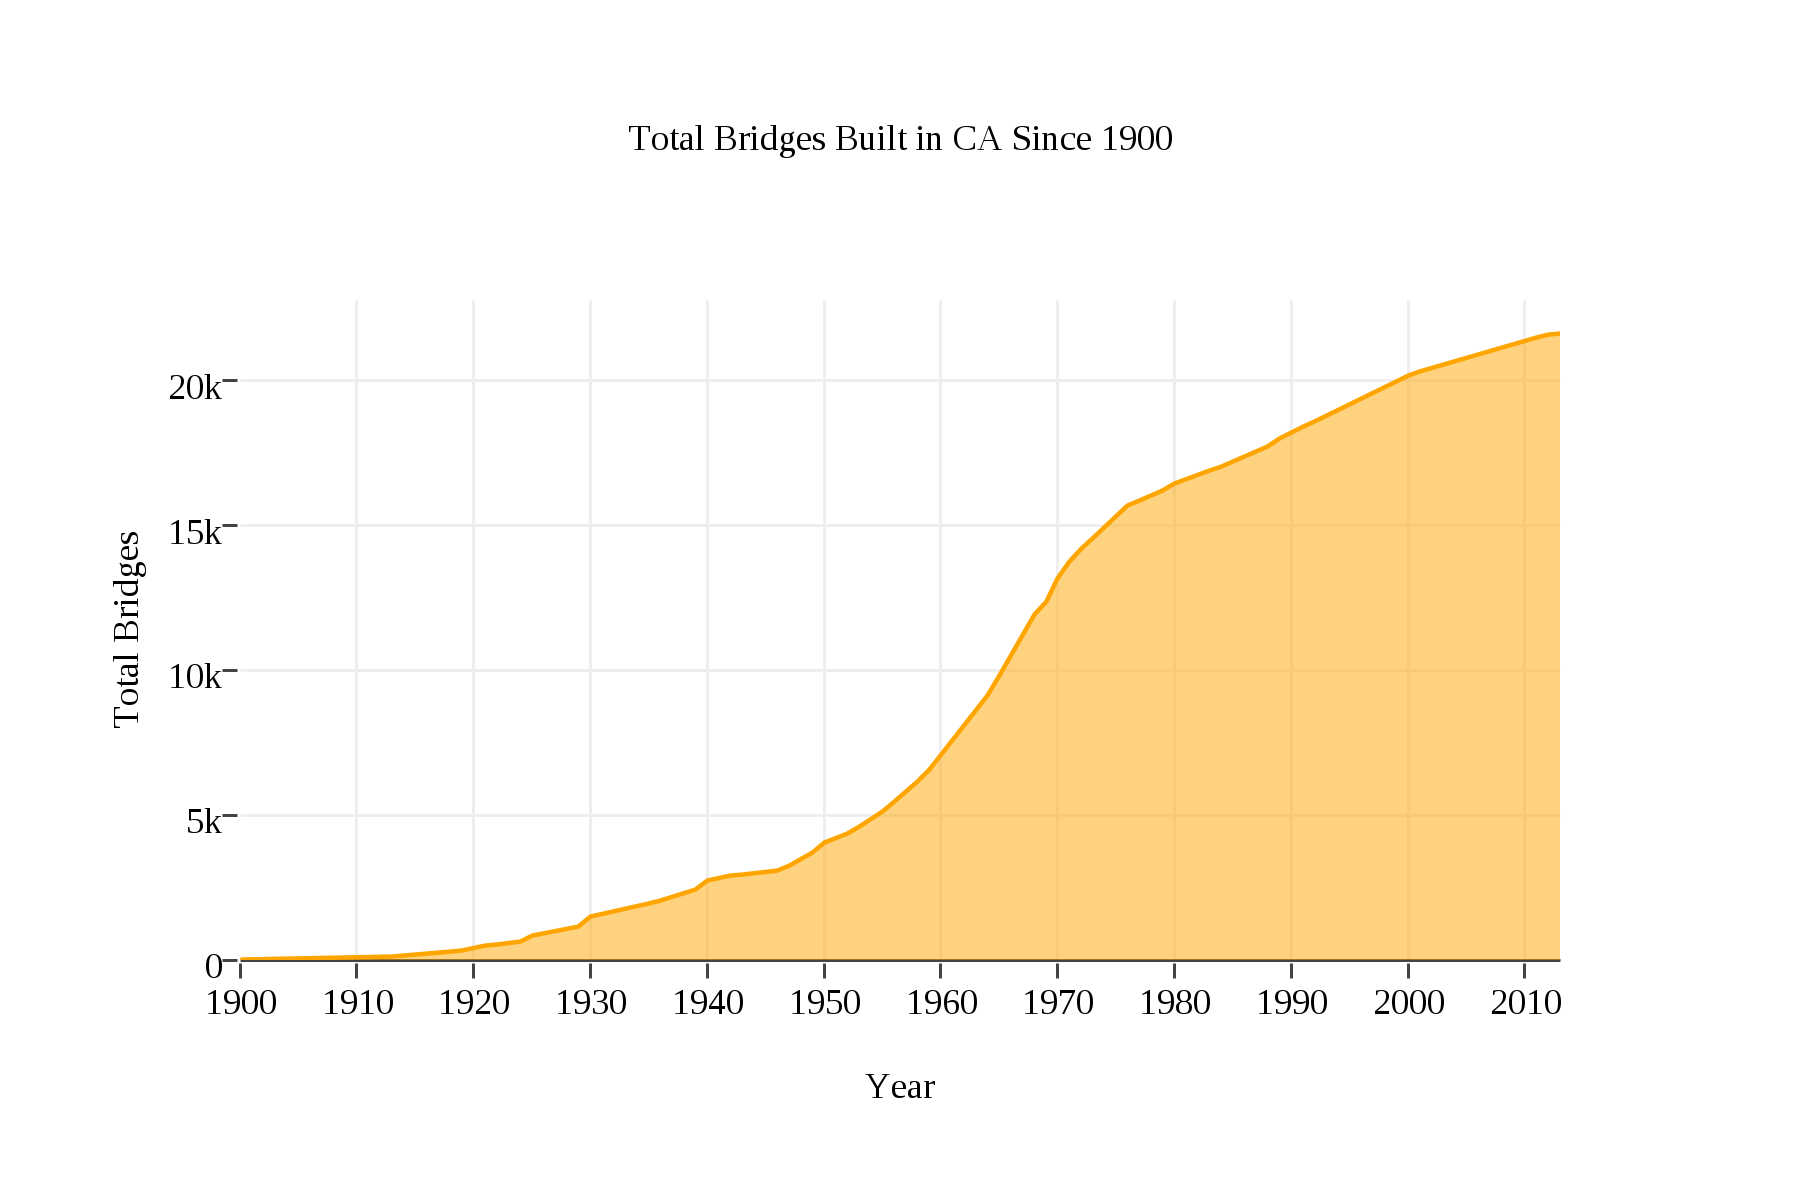

Here is the Python script that generated this plot:
# -*- coding: utf-8 -*-
"""
Created on Mon Apr 10 18:31:17 2017

@author: Brian
"""

import pandas as pd
import plotly.plotly as py
import plotly.graph_objs as go
import numpy as np

py.sign_in('w1057216', 'e6m3sexk0v')


data = py.get_figure("https://plot.ly/~dfreder1/69/").get_data()

fontDict = dict(family = 'Times New Roman', size = 12, color = 'black')

layout = go.Layout(title='Total Bridges Built in CA Since 1900', titlefont = fontDict,width =600, height = 400,xaxis = dict(title = 'Year', titlefont = fontDict,
                                 showticklabels = True, tickfont = fontDict, ticks = 'outside', 
                                 range = [1900,2013], dtick = 10, tickwidth = 1),
                                 yaxis = dict(title = 'Total Bridges', titlefont = fontDict, showticklabels = True,
                                              tickfont = fontDict, ticks = 'outside', tick0 = 0, dtick = 5000, 
                                              tickwidth = 1))

df = pd.Series(data)    #contain plotly data into Series from pandas

df.loc[0]['x']          #the values were contained in var 'x'
x = []
x = df.loc[0]['x']      #the values (list of years) stored in a list

yrs = {}                #finding duplicate years to count bridges
for i in x:
    yrs[i] = x.count(i)

list(yrs) 
list(yrs.values())   

list_key = []
list_val = []
list_key = list(yrs)

for x in list_key:              #removing any years or other keys not matching 1900-present years
    if x < 1900 or x > 2015:
        yrs.pop(x,None)
        
list_key = list(yrs)
list_val = list(yrs.values())

list_val_cumu = []                  #cumulative sum of the bridges built 
list_val_cumu = np.cumsum(list_val)

trace0 = go.Scatter(x=list_key, y=list_val_cumu, mode = 'lines',
                    line=dict(width=1.5, color = 'rgb(255,165,0)'), fill = 'tonexty')
data = [trace0]
fig = go.Figure(data = data, layout = layout)
py.plot(fig, filename = 'BridgesInCA')
py.image.save_as(fig, 'CAbridges.png', scale = 3) #save as png with scale 3 which multiplies the w and h by 3
